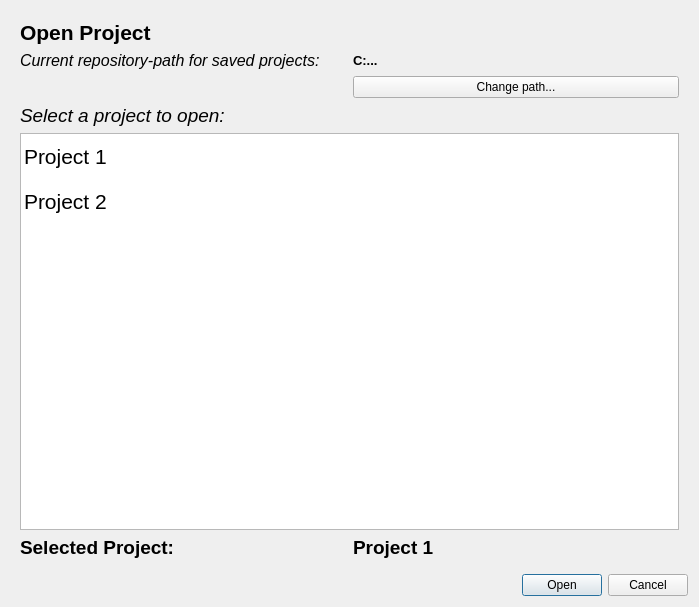
<?xml version="1.0" encoding="UTF-8"?>
<ui version="4.0">
 <class>OpenProjectDialog</class>
 <widget class="QDialog" name="OpenProjectDialog">
  <property name="geometry">
   <rect>
    <x>0</x>
    <y>0</y>
    <width>699</width>
    <height>607</height>
   </rect>
  </property>
  <property name="windowTitle">
   <string>Dialog</string>
  </property>
  <layout class="QVBoxLayout" name="verticalLayout">
   <item>
    <widget class="QWidget" name="widget_contents" native="true">
     <layout class="QGridLayout" name="gridLayout">
      <item row="5" column="1">
       <widget class="QLabel" name="label_selectedprojectcontent">
        <property name="font">
         <font>
          <pointsize>14</pointsize>
          <bold>true</bold>
         </font>
        </property>
        <property name="text">
         <string>Project 1</string>
        </property>
       </widget>
      </item>
      <item row="0" column="0">
       <widget class="QLabel" name="label_header">
        <property name="font">
         <font>
          <pointsize>16</pointsize>
          <bold>true</bold>
         </font>
        </property>
        <property name="text">
         <string>Open Project</string>
        </property>
       </widget>
      </item>
      <item row="1" column="0">
       <widget class="QLabel" name="label_repodescription">
        <property name="font">
         <font>
          <pointsize>12</pointsize>
          <italic>true</italic>
         </font>
        </property>
        <property name="text">
         <string>Current repository-path for saved projects:</string>
        </property>
       </widget>
      </item>
      <item row="5" column="0">
       <widget class="QLabel" name="label_selectedproject">
        <property name="font">
         <font>
          <pointsize>14</pointsize>
          <bold>true</bold>
         </font>
        </property>
        <property name="text">
         <string>Selected Project:</string>
        </property>
       </widget>
      </item>
      <item row="1" column="1">
       <widget class="QLabel" name="label_repositorypath">
        <property name="font">
         <font>
          <pointsize>10</pointsize>
          <bold>true</bold>
         </font>
        </property>
        <property name="text">
         <string>C:...</string>
        </property>
       </widget>
      </item>
      <item row="4" column="0" colspan="2">
       <widget class="QListWidget" name="listWidget_projectlist">
        <property name="styleSheet">
         <string notr="true">QListWidget{
	font: 16pt;
}

QListWidget::item {
    margin: 10px; /* Adjust margin to increase/decrease the size of items */
}

QListWidget::item:selected {
    /* Style the selected item in the QTreeWidget */
}</string>
        </property>
        <property name="spacing">
         <number>1</number>
        </property>
        <item>
         <property name="text">
          <string>Project 1</string>
         </property>
        </item>
        <item>
         <property name="text">
          <string>Project 2</string>
         </property>
        </item>
       </widget>
      </item>
      <item row="3" column="0" colspan="2">
       <widget class="QLabel" name="label_selectheader">
        <property name="font">
         <font>
          <pointsize>14</pointsize>
          <italic>true</italic>
         </font>
        </property>
        <property name="text">
         <string>Select a project to open:</string>
        </property>
       </widget>
      </item>
      <item row="2" column="1">
       <widget class="QPushButton" name="btn_changepath">
        <property name="text">
         <string>Change path...</string>
        </property>
       </widget>
      </item>
     </layout>
    </widget>
   </item>
   <item>
    <widget class="QDialogButtonBox" name="buttonBox">
     <property name="orientation">
      <enum>Qt::Horizontal</enum>
     </property>
     <property name="standardButtons">
      <set>QDialogButtonBox::Cancel|QDialogButtonBox::Open</set>
     </property>
    </widget>
   </item>
  </layout>
 </widget>
 <resources/>
 <connections>
  <connection>
   <sender>buttonBox</sender>
   <signal>accepted()</signal>
   <receiver>OpenProjectDialog</receiver>
   <slot>accept()</slot>
   <hints>
    <hint type="sourcelabel">
     <x>227</x>
     <y>588</y>
    </hint>
    <hint type="destinationlabel">
     <x>157</x>
     <y>274</y>
    </hint>
   </hints>
  </connection>
  <connection>
   <sender>buttonBox</sender>
   <signal>rejected()</signal>
   <receiver>OpenProjectDialog</receiver>
   <slot>reject()</slot>
   <hints>
    <hint type="sourcelabel">
     <x>295</x>
     <y>594</y>
    </hint>
    <hint type="destinationlabel">
     <x>286</x>
     <y>274</y>
    </hint>
   </hints>
  </connection>
  <connection>
   <sender>listWidget_projectlist</sender>
   <signal>itemClicked(QListWidgetItem*)</signal>
   <receiver>label_selectedprojectcontent</receiver>
   <slot>clear()</slot>
   <hints>
    <hint type="sourcelabel">
     <x>202</x>
     <y>437</y>
    </hint>
    <hint type="destinationlabel">
     <x>408</x>
     <y>545</y>
    </hint>
   </hints>
  </connection>
 </connections>
</ui>
